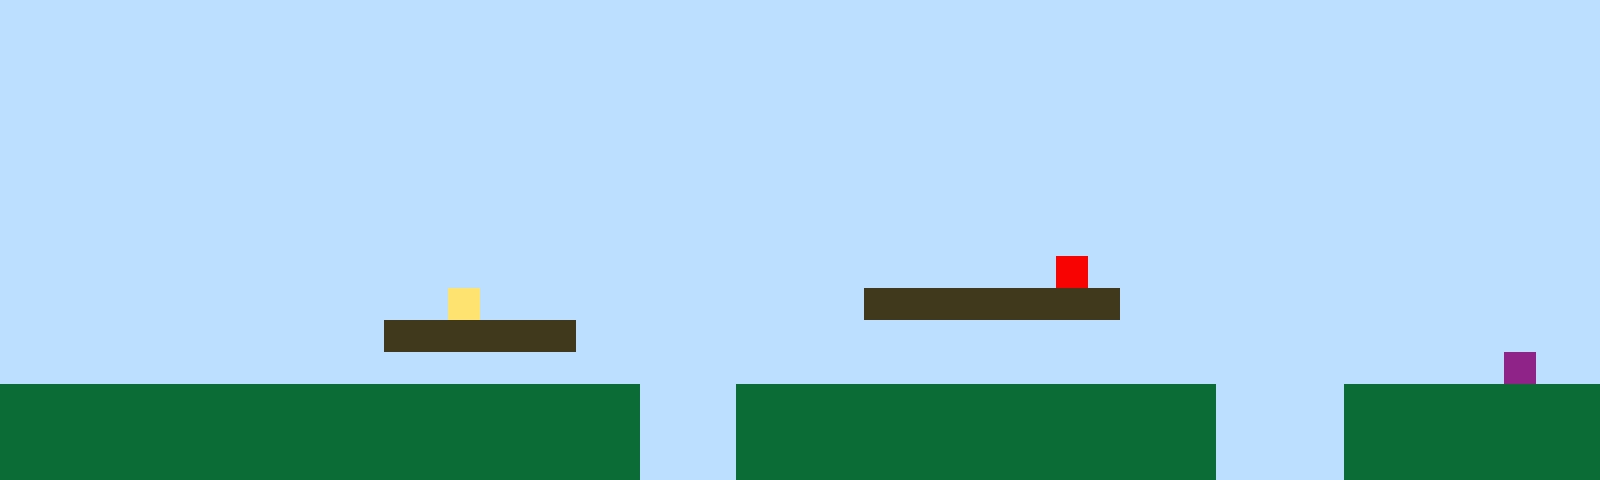

Below is a game level as drawn by its tile map, then a one-line description and the .tmx file that defines it, in full:
An orthogonal 50x15 tile map with 32x32 px tiles, 1 tile layer (Tile Layer 1).

<map version="1.10" tiledversion="1.11.2" orientation="orthogonal" renderorder="right-up" width="50" height="15" tilewidth="32" tileheight="32" infinite="0" nextlayerid="2" nextobjectid="1"><editorsettings><export target="map1.csv" format="csv" /></editorsettings><tileset firstgid="1" name="sprites" tilewidth="32" tileheight="32" tilecount="6" columns="3"><image source="sprites.png" width="96" height="64" /></tileset><layer id="1" name="Tile Layer 1" width="50" height="15"><data encoding="csv">1,1,1,1,1,1,1,1,1,1,1,1,1,1,1,1,1,1,1,1,1,1,1,1,1,1,1,1,1,1,1,1,1,1,1,1,1,1,1,1,1,1,1,1,1,1,1,1,1,1,1,1,1,1,1,1,1,1,1,1,1,1,1,1,1,1,1,1,1,1,1,1,1,1,1,1,1,1,1,1,1,1,1,1,1,1,1,1,1,1,1,1,1,1,1,1,1,1,1,1,1,1,1,1,1,1,1,1,1,1,1,1,1,1,1,1,1,1,1,1,1,1,1,1,1,1,1,1,1,1,1,1,1,1,1,1,1,1,1,1,1,1,1,1,1,1,1,1,1,1,1,1,1,1,1,1,1,1,1,1,1,1,1,1,1,1,1,1,1,1,1,1,1,1,1,1,1,1,1,1,1,1,1,1,1,1,1,1,1,1,1,1,1,1,1,1,1,1,1,1,1,1,1,1,1,1,1,1,1,1,1,1,1,1,1,1,1,1,1,1,1,1,1,1,1,1,1,1,1,1,1,1,1,1,1,1,1,1,1,1,1,1,1,1,1,1,1,1,1,1,1,1,1,1,1,1,1,1,1,1,1,1,1,1,1,1,1,1,1,1,1,1,1,1,1,1,1,1,1,1,1,1,1,1,1,1,1,1,1,1,1,1,1,1,1,1,1,1,1,1,1,1,1,1,1,1,1,1,1,1,1,1,1,1,1,1,1,1,1,1,1,1,1,1,1,1,1,1,1,1,1,1,1,1,1,1,1,1,1,1,1,1,1,1,1,1,1,1,1,1,1,1,1,1,1,1,1,1,1,1,1,1,1,1,1,1,1,1,1,1,1,1,1,1,1,1,1,1,1,1,1,1,1,1,1,1,1,1,1,1,1,1,1,1,1,1,1,1,1,1,1,1,1,1,1,1,1,1,1,1,1,1,1,1,1,1,1,1,1,1,1,1,1,1,1,1,1,1,1,1,1,1,1,5,1,1,1,1,1,1,1,1,1,1,1,1,1,1,1,1,1,1,1,1,1,1,1,1,1,1,1,1,1,1,4,1,1,1,1,1,1,1,1,1,1,1,1,3,3,3,3,3,3,3,3,1,1,1,1,1,1,1,1,1,1,1,1,1,1,1,1,1,1,1,1,1,1,1,1,1,1,1,3,3,3,3,3,3,1,1,1,1,1,1,1,1,1,1,1,1,1,1,1,1,1,1,1,1,1,1,1,1,1,1,1,1,1,1,1,1,1,1,1,1,1,1,1,1,1,1,1,1,1,1,1,1,1,1,1,1,1,1,1,1,1,1,1,1,1,1,1,1,1,1,1,1,1,1,1,1,1,1,1,1,1,1,1,6,1,1,2,2,2,2,2,2,2,2,2,2,2,2,2,2,2,2,2,2,2,2,1,1,1,2,2,2,2,2,2,2,2,2,2,2,2,2,2,2,1,1,1,1,2,2,2,2,2,2,2,2,2,2,2,2,2,2,2,2,2,2,2,2,2,2,2,2,2,2,2,2,1,1,1,2,2,2,2,2,2,2,2,2,2,2,2,2,2,2,1,1,1,1,2,2,2,2,2,2,2,2,2,2,2,2,2,2,2,2,2,2,2,2,2,2,2,2,2,2,2,2,1,1,1,2,2,2,2,2,2,2,2,2,2,2,2,2,2,2,1,1,1,1,2,2,2,2,2,2,2,2</data></layer></map>
